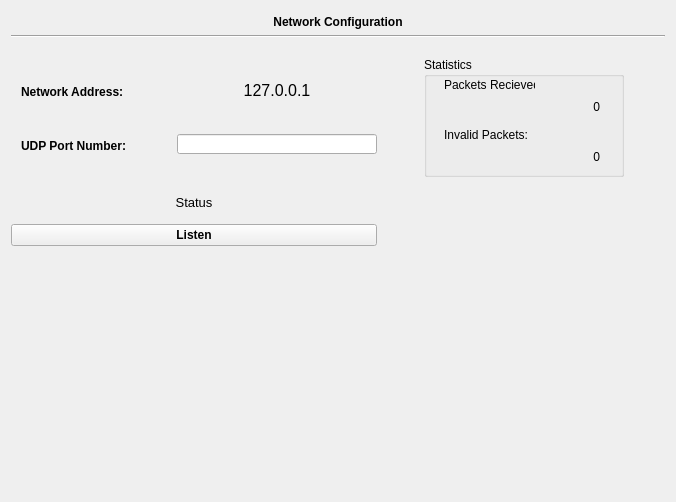
<?xml version="1.0" encoding="UTF-8"?>
<ui version="4.0">
 <class>NetworkWidget</class>
 <widget class="QWidget" name="NetworkWidget">
  <property name="geometry">
   <rect>
    <x>0</x>
    <y>0</y>
    <width>676</width>
    <height>502</height>
   </rect>
  </property>
  <property name="windowTitle">
   <string>Form</string>
  </property>
  <layout class="QGridLayout" name="gridLayout_3">
   <item row="0" column="0">
    <layout class="QGridLayout" name="gridLayout">
     <property name="spacing">
      <number>6</number>
     </property>
     <item row="3" column="0" colspan="2">
      <widget class="QLabel" name="lblStatus">
       <property name="font">
        <font>
         <pointsize>10</pointsize>
        </font>
       </property>
       <property name="text">
        <string>Status</string>
       </property>
       <property name="alignment">
        <set>Qt::AlignCenter</set>
       </property>
      </widget>
     </item>
     <item row="0" column="0" colspan="5">
      <layout class="QVBoxLayout" name="verticalLayout" stretch="0,0,0">
       <property name="spacing">
        <number>2</number>
       </property>
       <property name="sizeConstraint">
        <enum>QLayout::SetMinimumSize</enum>
       </property>
       <item>
        <widget class="QLabel" name="lblNetworkTitle">
         <property name="minimumSize">
          <size>
           <width>200</width>
           <height>22</height>
          </size>
         </property>
         <property name="maximumSize">
          <size>
           <width>16777215</width>
           <height>22</height>
          </size>
         </property>
         <property name="font">
          <font>
           <weight>75</weight>
           <bold>true</bold>
          </font>
         </property>
         <property name="frameShape">
          <enum>QFrame::NoFrame</enum>
         </property>
         <property name="frameShadow">
          <enum>QFrame::Plain</enum>
         </property>
         <property name="lineWidth">
          <number>1</number>
         </property>
         <property name="midLineWidth">
          <number>0</number>
         </property>
         <property name="text">
          <string>Network Configuration</string>
         </property>
         <property name="scaledContents">
          <bool>false</bool>
         </property>
         <property name="alignment">
          <set>Qt::AlignCenter</set>
         </property>
        </widget>
       </item>
       <item>
        <widget class="Line" name="line_underline0">
         <property name="orientation">
          <enum>Qt::Horizontal</enum>
         </property>
        </widget>
       </item>
       <item>
        <spacer name="verticalSpacer">
         <property name="orientation">
          <enum>Qt::Vertical</enum>
         </property>
         <property name="sizeType">
          <enum>QSizePolicy::Fixed</enum>
         </property>
         <property name="sizeHint" stdset="0">
          <size>
           <width>13</width>
           <height>13</height>
          </size>
         </property>
        </spacer>
       </item>
      </layout>
     </item>
     <item row="1" column="2">
      <spacer name="horizontalSpacer">
       <property name="orientation">
        <enum>Qt::Horizontal</enum>
       </property>
       <property name="sizeType">
        <enum>QSizePolicy::MinimumExpanding</enum>
       </property>
       <property name="sizeHint" stdset="0">
        <size>
         <width>10</width>
         <height>10</height>
        </size>
       </property>
      </spacer>
     </item>
     <item row="5" column="0" colspan="2">
      <widget class="QPushButton" name="btnListen">
       <property name="minimumSize">
        <size>
         <width>100</width>
         <height>20</height>
        </size>
       </property>
       <property name="font">
        <font>
         <weight>75</weight>
         <bold>true</bold>
        </font>
       </property>
       <property name="text">
        <string>Listen</string>
       </property>
      </widget>
     </item>
     <item row="1" column="0" colspan="2">
      <layout class="QGridLayout" name="gridLayout_2">
       <item row="0" column="1">
        <widget class="QLabel" name="lblAddr">
         <property name="minimumSize">
          <size>
           <width>120</width>
           <height>30</height>
          </size>
         </property>
         <property name="maximumSize">
          <size>
           <width>300000</width>
           <height>25</height>
          </size>
         </property>
         <property name="font">
          <font>
           <weight>75</weight>
           <bold>true</bold>
          </font>
         </property>
         <property name="text">
          <string>Network Address:</string>
         </property>
        </widget>
       </item>
       <item row="0" column="2">
        <widget class="QLabel" name="lblIP_address">
         <property name="minimumSize">
          <size>
           <width>200</width>
           <height>30</height>
          </size>
         </property>
         <property name="maximumSize">
          <size>
           <width>3000000</width>
           <height>50</height>
          </size>
         </property>
         <property name="font">
          <font>
           <pointsize>12</pointsize>
          </font>
         </property>
         <property name="text">
          <string>127.0.0.1</string>
         </property>
         <property name="alignment">
          <set>Qt::AlignCenter</set>
         </property>
        </widget>
       </item>
       <item row="1" column="1">
        <widget class="QLabel" name="lblUDP_Port">
         <property name="minimumSize">
          <size>
           <width>150</width>
           <height>30</height>
          </size>
         </property>
         <property name="maximumSize">
          <size>
           <width>120</width>
           <height>25</height>
          </size>
         </property>
         <property name="font">
          <font>
           <weight>75</weight>
           <bold>true</bold>
          </font>
         </property>
         <property name="text">
          <string>UDP Port Number:</string>
         </property>
        </widget>
       </item>
       <item row="1" column="2">
        <widget class="QLineEdit" name="txtPortNumber">
         <property name="minimumSize">
          <size>
           <width>150</width>
           <height>20</height>
          </size>
         </property>
         <property name="maximumSize">
          <size>
           <width>200</width>
           <height>20</height>
          </size>
         </property>
         <property name="maxLength">
          <number>7</number>
         </property>
        </widget>
       </item>
       <item row="0" column="0">
        <spacer name="horizontalSpacer_2">
         <property name="orientation">
          <enum>Qt::Horizontal</enum>
         </property>
         <property name="sizeHint" stdset="0">
          <size>
           <width>10</width>
           <height>20</height>
          </size>
         </property>
        </spacer>
       </item>
      </layout>
     </item>
     <item row="1" column="3">
      <widget class="QGroupBox" name="grpStats">
       <property name="minimumSize">
        <size>
         <width>200</width>
         <height>120</height>
        </size>
       </property>
       <property name="maximumSize">
        <size>
         <width>200</width>
         <height>120</height>
        </size>
       </property>
       <property name="title">
        <string>Statistics</string>
       </property>
       <widget class="QLabel" name="lblPacketsTitle">
        <property name="geometry">
         <rect>
          <x>20</x>
          <y>20</y>
          <width>91</width>
          <height>16</height>
         </rect>
        </property>
        <property name="text">
         <string>Packets Recieved:</string>
        </property>
       </widget>
       <widget class="QLabel" name="lblPackets">
        <property name="geometry">
         <rect>
          <x>15</x>
          <y>40</y>
          <width>161</width>
          <height>20</height>
         </rect>
        </property>
        <property name="text">
         <string>0</string>
        </property>
        <property name="alignment">
         <set>Qt::AlignRight|Qt::AlignTrailing|Qt::AlignVCenter</set>
        </property>
       </widget>
       <widget class="QLabel" name="lblInvalidTitle">
        <property name="geometry">
         <rect>
          <x>20</x>
          <y>70</y>
          <width>91</width>
          <height>16</height>
         </rect>
        </property>
        <property name="text">
         <string>Invalid Packets:</string>
        </property>
       </widget>
       <widget class="QLabel" name="lblInvalid">
        <property name="geometry">
         <rect>
          <x>25</x>
          <y>90</y>
          <width>151</width>
          <height>20</height>
         </rect>
        </property>
        <property name="text">
         <string>0</string>
        </property>
        <property name="alignment">
         <set>Qt::AlignRight|Qt::AlignTrailing|Qt::AlignVCenter</set>
        </property>
       </widget>
      </widget>
     </item>
     <item row="6" column="0" colspan="2">
      <spacer name="verticalSpacer_2">
       <property name="orientation">
        <enum>Qt::Vertical</enum>
       </property>
       <property name="sizeHint" stdset="0">
        <size>
         <width>20</width>
         <height>40</height>
        </size>
       </property>
      </spacer>
     </item>
     <item row="1" column="4">
      <spacer name="horizontalSpacer_3">
       <property name="orientation">
        <enum>Qt::Horizontal</enum>
       </property>
       <property name="sizeType">
        <enum>QSizePolicy::MinimumExpanding</enum>
       </property>
       <property name="sizeHint" stdset="0">
        <size>
         <width>10</width>
         <height>10</height>
        </size>
       </property>
      </spacer>
     </item>
     <item row="2" column="0" colspan="2">
      <spacer name="verticalSpacer_3">
       <property name="orientation">
        <enum>Qt::Vertical</enum>
       </property>
       <property name="sizeType">
        <enum>QSizePolicy::Fixed</enum>
       </property>
       <property name="sizeHint" stdset="0">
        <size>
         <width>10</width>
         <height>12</height>
        </size>
       </property>
      </spacer>
     </item>
     <item row="4" column="0" colspan="2">
      <spacer name="verticalSpacer_5">
       <property name="orientation">
        <enum>Qt::Vertical</enum>
       </property>
       <property name="sizeType">
        <enum>QSizePolicy::Fixed</enum>
       </property>
       <property name="sizeHint" stdset="0">
        <size>
         <width>5</width>
         <height>8</height>
        </size>
       </property>
      </spacer>
     </item>
    </layout>
   </item>
  </layout>
 </widget>
 <resources/>
 <connections/>
</ui>
